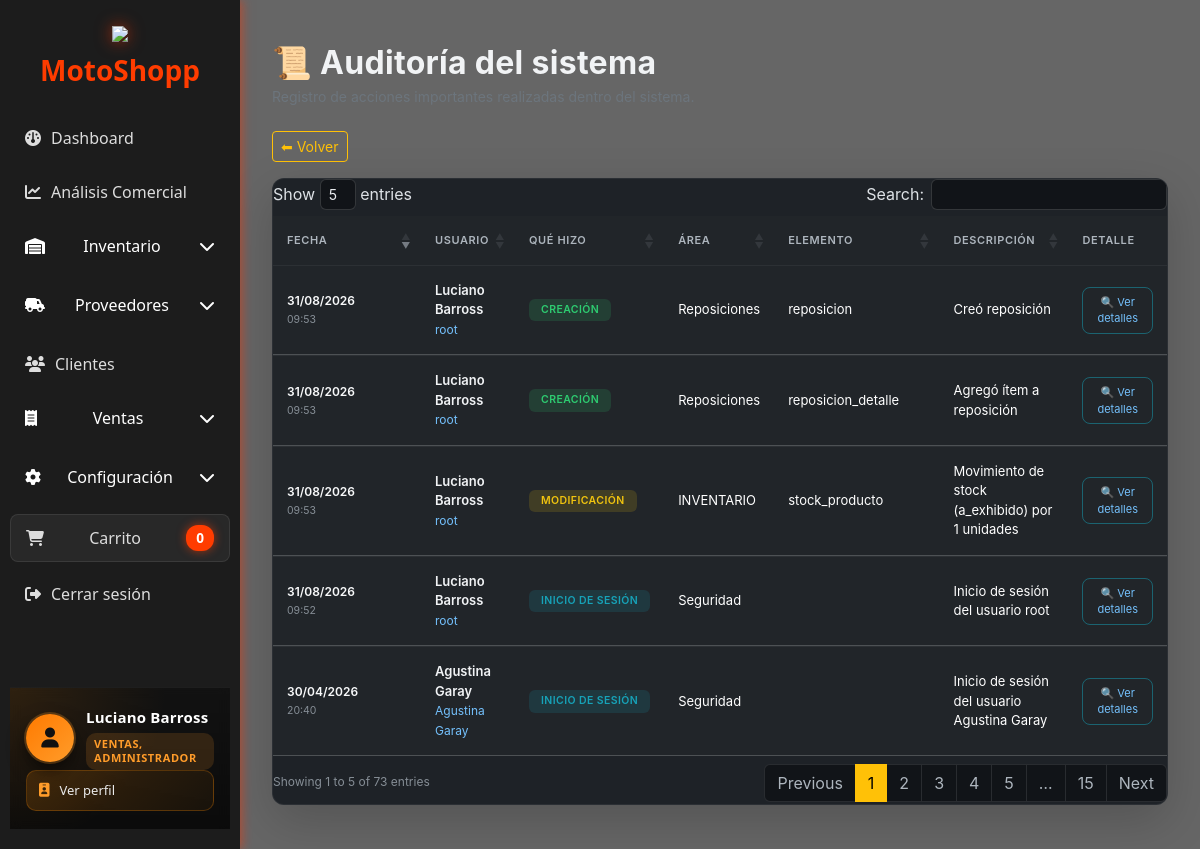
Page /settings/auditoria/ver_auditoria.php (signed in) on the committed database.
### tables this page shows
CREATE TABLE `auditoria` (
  `id` int NOT NULL AUTO_INCREMENT,
  `usuario_id` int NOT NULL,
  `accion` varchar(40) DEFAULT NULL,
  `modulo` varchar(80) DEFAULT NULL,
  `tabla_afectada` varchar(80) DEFAULT NULL,
  `registro_id` int DEFAULT NULL,
  `descripcion` text,
  `datos_antes` longtext,
  `datos_despues` longtext,
  `ip` varchar(45) DEFAULT NULL,
  `fecha` datetime NOT NULL DEFAULT CURRENT_TIMESTAMP,
  `afectado_id` int DEFAULT NULL,
  `afectado_tabla` varchar(50) DEFAULT NULL,
  PRIMARY KEY (`id`),
  KEY `idx_usuario` (`usuario_id`),
  KEY `idx_fecha` (`fecha`),
  KEY `idx_modulo` (`modulo`),
  CONSTRAINT `fk_auditoria_usuario` FOREIGN KEY (`usuario_id`) REFERENCES `usuario` (`idusuario`) ON DELETE CASCADE ON UPDATE CASCADE
);

CREATE TABLE `usuario` (
  `idusuario` int NOT NULL AUTO_INCREMENT,
  `nombre` varchar(45) DEFAULT NULL,
  `apellido` varchar(45) DEFAULT NULL,
  `dni` int DEFAULT NULL,
  `celular` varchar(20) DEFAULT NULL,
  `usuario` varchar(255) DEFAULT NULL,
  `pass` varchar(250) DEFAULT NULL,
  `avatar` varchar(100) DEFAULT NULL,
  PRIMARY KEY (`idusuario`)
);

### settings/auditoria_helper.php (called while the page is built, shortened)
<?php
$MAPAS_AUDITORIA = require __DIR__ . '/auditoria_mapas.php';
function interpretarAuditoria($tabla, $antesJson, $despuesJson)
{
    global $MAPAS_AUDITORIA;
    $antes   = json_decode($antesJson ?? '', true) ?? [];
    $despues = json_decode($despuesJson ?? '', true) ?? [];
    $mapa = array_merge(
        ['campos' => [], 'valores' => [], 'especial' => []],
        $MAPAS_AUDITORIA[$tabla] ?? []
    );
    $camposIgnorados = [
        'id',
        'idcategoria',
        'idCliente',
        'idDetalle',
        'idProducto',
        'fecha',
        'fecha_alta',
        'created_at',
        'updated_at'
    ];
    $campos = array_unique(array_merge(
        array_keys($antes),
        array_keys($despues)
    ));
    $resultado = [];
    foreach ($campos as $campo) {
        $va = normalizarValor($antes[$campo] ?? null);
        if (!array_key_exists($campo, $despues)) {
            $vd = $va;
        } else {
            $vd = normalizarValor($despues[$campo]);
        }
        if ($va === $vd) {
            continue;
        }
        $resultado[] = [
            'campo'   => $mapa['campos'][$campo] ?? ucfirst($campo),
            'antes'   => traducirValor($campo, $va, $mapa),
            'despues' => traducirValor($campo, $vd, $mapa),
            'tipo'    => tipoCambio($va, $vd)
        ];
    }
    return $resultado;
}
function traducirValor($campo, $valor, $mapa)
{
    $valores  = $mapa['valores']  ?? [];
    $especial = $mapa['especial'] ?? [];
    if ($valor === null || $valor === '' || $valor === '-') {
        return $campo === 'roles' ? 'Sin rol' : '—';
    }
    if (isset($valores[$campo])) {
        if (array_key_exists((string)$valor, $valores[$campo])) {
            return $valores[$campo][(string)$valor];
        }
    }
    if (isset($especial[$campo])) {
        if (is_numeric($valor)) {
            $valor = [(int)$valor];
        }
        if (is_array($valor)) {
            $nombres = [];
            foreach ($valor as $id) {
                $nombres[] = resolverReferencia($especial[$campo], (int)$id);
            }
            return implode(', ', $nombres);
        }
    }
    return (string)$valor;
}
function resolverReferencia($config, $id)
{
    static $cache = [];
    $tabla = $config['tabla'];
    $pk    = $config['pk'];
    $campo = $config['campo'];
    $key = $tabla . ':' . $id;
    if (isset($cache[$key])) {
        return $cache[$key];
    }
    global $conexion;
    $sql = "SELECT {$campo} FROM {$tabla} WHERE {$pk} = ? LIMIT 1";
    $stmt = $conexion->prepare($sql);
    $stmt->execute([$id]);
    $valor = $stmt->fetchColumn();
    $cache[$key] = $valor ?: $id;
    return $cache[$key];
}
function tipoCambio($antes, $despues)
{
    if ($antes === null && $despues !== null) return 'agregado';
    return 'modificado';
}
function normalizarValor($valor)
{
    if ($valor === '' || $valor === '-' || $valor === null) return null;
    return $valor;
}

### settings/auditoria/ver_auditoria.php (the view, shortened to what this page needs)
<?php
include '../../dashboard/nav.php';
require_once '../../conexion/conexion.php';
require_once '../auditoria_helper.php';
$logs = $conexion->query("
    SELECT
        a.*,
        /* quién hizo */
        u.nombre   AS actor_nombre,
        u.apellido AS actor_apellido,
        u.usuario  AS actor_usuario,
        /* a quién afectó (usuario) */
        ua.nombre   AS afectado_nombre,
        ua.apellido AS afectado_apellido
    FROM auditoria a
    LEFT JOIN usuario u
        ON u.idusuario = a.usuario_id
    LEFT JOIN usuario ua
        ON ua.idusuario = a.afectado_id
    ORDER BY a.fecha DESC
    LIMIT 500
")->fetchAll(PDO::FETCH_ASSOC);
$acciones = [
    'LOGIN'  => 'Inicio de sesión',
    'INSERT' => 'Creación',
    'UPDATE' => 'Modificación',
    'DELETE' => 'Eliminación'
];
$modulos = [
    'auth'     => 'Seguridad',
    'usuarios' => 'Usuarios'
];
$tablas = [
    'usuario'       => 'Usuario',
    'usuario_roles' => 'Permisos de usuario'
];
?>
<link rel="stylesheet" href="auditoria.css">
<div class="audit-wrapper">
    <div class="container py-4">
        <h2 class="fw-bold mb-1">📜 Auditoría del sistema</h2>
        <p class="text-secondary small mb-4">
        </p>
        <button
            class="btn btn-outline-warning btn-sm mb-3"
            onclick="history.back()">
            ⬅ Volver
        </button>
        <div class="card shadow-lg">
            <div class="table-responsive">
                <table
                    id="tablaAuditoria"
                    class="table table-dark table-hover align-middle mb-0">
                    <thead>
                        <tr>
                            <th>Fecha</th>
                            <th>Usuario</th>
                            <th>Qué hizo</th>
                            <th>Área</th>
                            <th>Elemento</th>
                            <th>Descripción</th>
                            <th width="140">Detalle</th>
                        </tr>
                    </thead>
                    <tbody>
                    <?php foreach ($logs as $l): ?>
                        <?php
                        $l['cambios_mapeados'] = interpretarAuditoria(
                            $l['tabla_afectada'],
                            $l['datos_antes'],
                            $l['datos_despues']
                        );
                        ?>
                        <tr>
                            <td class="audit-fecha">
                                <div><?= date('d/m/Y', strtotime($l['fecha'])) ?></div>
                                <small><?= date('H:i', strtotime($l['fecha'])) ?></small>
                            </td>
                            <td class="audit-usuario">
                                <div class="nombre">
                                    <?= $l['actor_nombre']
                                        ? $l['actor_nombre'] . ' ' . $l['actor_apellido']
                                        : 'Sistema' ?>
                                </div>
                                <small class="username">
                                    <?= $l['actor_usuario'] ?? '-' ?>
                                </small>
                            </td>
                            <td>
                                <?php
                                    $badge = 'secondary';
                                    if ($l['accion'] === 'INSERT') $badge = 'success';
                                    if ($l['accion'] === 'UPDATE') $badge = 'warning';
                                    if ($l['accion'] === 'DELETE') $badge = 'danger';
                                    if ($l['accion'] === 'LOGIN')  $badge = 'info';
                                ?>
                                <span class="badge bg-<?= $badge ?>">
                                    <?= $acciones[$l['accion']] ?? $l['accion'] ?>
                                </span>
                            </td>
                            <td>
                                <?= $modulos[$l['modulo']] ?? ucfirst($l['modulo']) ?>
                            </td>
                            <td>
                                <?= $tablas[$l['tabla_afectada']] ?? $l['tabla_afectada'] ?>
                            </td>
                            <td>
                                <?= $l['descripcion'] ?>
                            </td>
                            <td>
                                <button
                                    class="btn btn-sm btn-outline-info"
                                    onclick='verDetalle(<?= json_encode($l, JSON_HEX_APOS | JSON_HEX_QUOT) ?>)'>
                                    🔍 Ver detalles
                                </button>
                            </td>
                        </tr>
                    <?php endforeach; ?>
                    </tbody>
                </table>
            </div>
        </div>
    </div>
</div>
<?php include '../../dashboard/footer.php'; ?>

### dashboard/estilos_dashboard.css (style rules this page uses)
body { margin: 0; font-family: 'Segoe UI', Tahoma, Geneva, Verdana, sans-serif; background: linear-gradient(rgba(0,0,0,0.6), rgba(0,0,0,0.6)), url('../imagenes/fondo_motos.png') no-repeat center center fixed; background-size: cover; display: flex; height: 100vh; }

### settings/auditoria/auditoria.css (style rules this page uses)
.audit-wrapper { background: transparent; font-family: 'Inter', system-ui, -apple-system, BlinkMacSystemFont, sans-serif; }
.audit-wrapper h2 { color: #f1f3f5; font-weight: 600; letter-spacing: 0.3px; margin-bottom: 18px; }
.audit-wrapper .card { background: #1e2227; border: 1px solid rgba(255,255,255,0.06); border-radius: 12px; box-shadow: 0 10px 30px rgba(0,0,0,0.35); overflow: hidden; }
.audit-wrapper table { font-size: 13px; color: #dee2e6; }
.audit-wrapper thead { background: #252a30; }
.audit-wrapper thead th { color: #adb5bd; font-weight: 600; text-transform: uppercase; font-size: 11px; letter-spacing: 0.6px; border: none; padding: 16px 14px; }
.audit-wrapper tbody tr { transition: background-color 0.15s ease; }
.audit-wrapper td { padding: 15px 14px; vertical-align: middle; border-top: 1px solid rgba(255,255,255,0.05); }
.audit-fecha { min-width: 120px; font-size: 12px; }
.audit-fecha div { font-weight: 600; color: #f8f9fa; }
.audit-fecha small { color: #868e96; }
.audit-usuario .nombre { font-weight: 600; color: #f1f3f5; }
.audit-usuario .username { color: #74c0fc; font-size: 12px; }
.badge { padding: 6px 12px; font-size: 10.5px; font-weight: 600; border-radius: 6px; letter-spacing: 0.4px; text-transform: uppercase; }
.badge.bg-success { background-color: rgba(46, 204, 113, 0.15) !important; color: #2ecc71 !important; }
.badge.bg-warning { background-color: rgba(241, 196, 15, 0.15) !important; color: #f1c40f !important; }
.badge.bg-info { background-color: rgba(23, 162, 184, 0.15) !important; color: #17a2b8 !important; }
.audit-wrapper .btn-outline-info { border: 1px solid rgba(23,162,184,0.5); color: #74c0fc; font-size: 11px; padding: 6px 14px; border-radius: 8px; background: transparent; transition: all 0.15s ease; }

### rows in the picture
auditoria: fecha "31/08/2026", fecha "09:53", usuario.nombre "Luciano", usuario.apellido "Barross", usuario.usuario "root", accion "CREACIÓN", modulo "Reposiciones", tabla_afectada "reposicion", descripcion "Creó reposición"
auditoria: fecha "31/08/2026", fecha "09:53", usuario.nombre "Luciano", usuario.apellido "Barross", usuario.usuario "root", accion "CREACIÓN", modulo "Reposiciones", tabla_afectada "reposicion_detalle", descripcion "Agregó ítem a reposición"
auditoria: fecha "31/08/2026", fecha "09:53", usuario.nombre "Luciano", usuario.apellido "Barross", usuario.usuario "root", accion "MODIFICACIÓN", modulo "INVENTARIO", tabla_afectada "stock_producto", descripcion "Movimiento de stock (a_exhibido) por 1 unidades"
auditoria: fecha "31/08/2026", fecha "09:52", usuario.nombre "Luciano", usuario.apellido "Barross", usuario.usuario "root", accion "INICIO DE SESIÓN", modulo "Seguridad", descripcion "Inicio de sesión del usuario root"
auditoria: fecha "30/04/2026", fecha "20:40", usuario.nombre "Agustina", usuario.apellido "Garay", usuario.usuario "Agustina Garay", accion "INICIO DE SESIÓN", modulo "Seguridad", descripcion "Inicio de sesión del usuario Agustina Garay"

### other values in the picture
$rol "VENTAS, ADMINISTRADOR"
